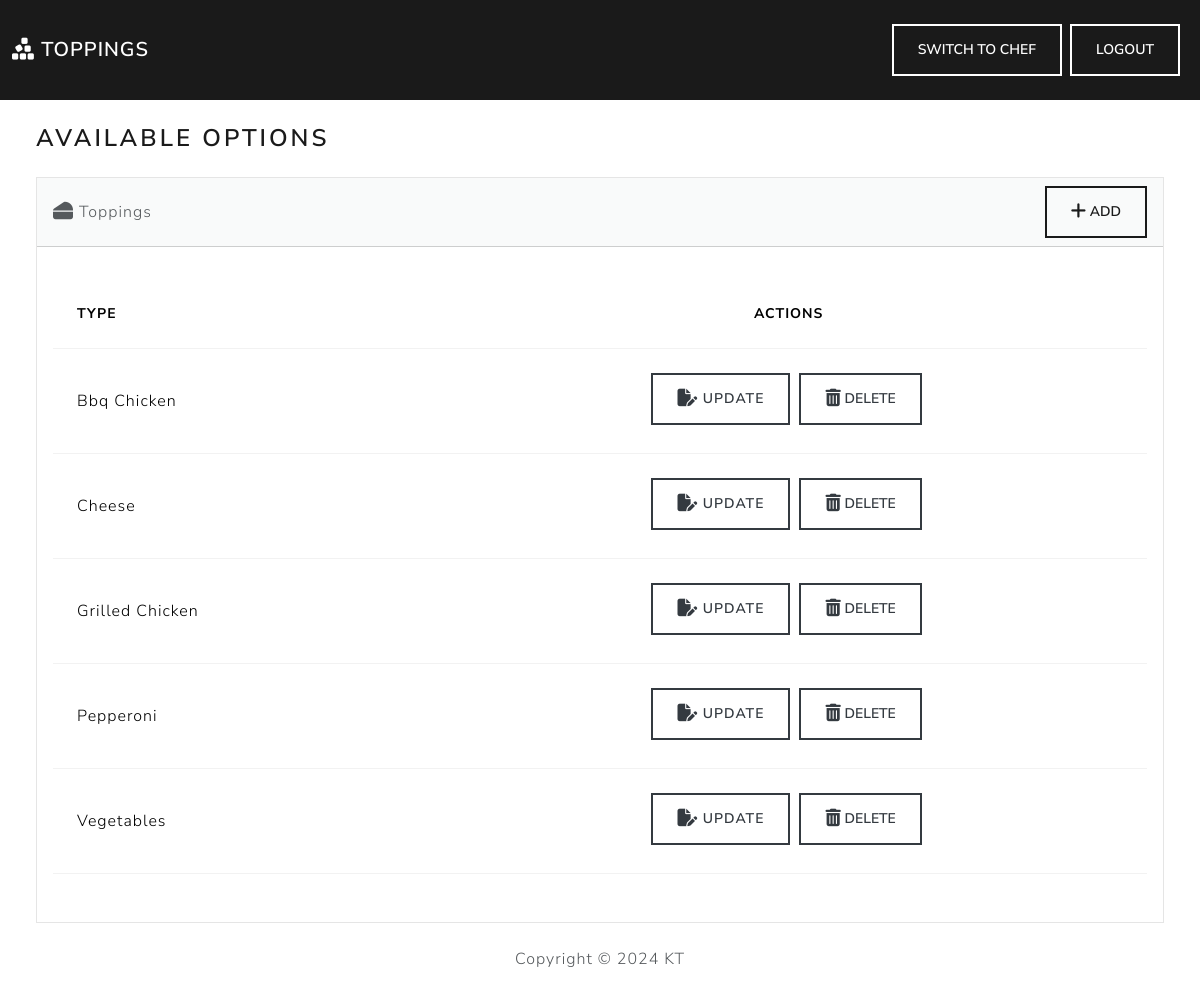
The app's page /toppings/ with its own data.
### pizzas/models.py (models this page shows, shortened)
class Topping(models.Model):
    name = models.CharField(max_length=50, unique=True)

### pizzas/views.py (the view)
# urls.py: path('toppings/', views.manage_toppings, name='manage_toppings'),
def manage_toppings(request):
    return render(request, 'pizzas/toppings.html', {
        'toppings': Topping.objects.all().order_by('name')
    })

### pizzas/templates/pizzas/toppings.html (shortened to what this page needs)
{% extends "pizzas/toppings_base.html" %}
{% block body %}
        <h3 class="m-4">Available Options</h3>
        <div class="row">
            <div class="col-12">
                {% if toppings %}
                <div class="card bg-light ms-4 me-4 mb-4">
                    <div class="card-header d-flex justify-content-between align-items-center">
                      <div>
                        <i class="fa-solid fa-cheese fa-lg"></i> Toppings
                        </div>
                        <div>
                          <a class="nav-link" href="{% url 'add_topping' %}">
                            <button type="button" class="btn btn-outline-primary"> Add</button>
                          </a>
                        </div>
                    </div>
                    <div class="card-body">
                    <p class="card-text">
                        <div class="table-responsive">
                            <table class="table table-hover">
                                <thead>
                                  <tr>
                                    <th scope="col">Type</th>
                                    <th scope="col" style="text-align: center;">Actions</th>
                                  </tr>
                                </thead>
                                <tbody>
                                    {% for topping in toppings %}
                                    <tr id="topping-{{ topping.id }}" style="vertical-align: middle;">
                                      <td>{{ topping.name }}</td>
                                      <td style="text-align: center;">
                                        <div class="d-grid gap-2 d-md-block">
                                        <a class="btn btn-outline-dark me-1 mb-1 mb-1" href="{% url 'update_topping' topping.id %}">
                                             Update
                                          </a>
                                        <button class="btn btn-outline-dark me-1 mb-1" data-bs-toggle="modal" data-bs-target="#delete{{topping.id}}">
                                             Delete
                                        </div>
                                        </td>
                                      </tr>
                                    {% endfor %}
                                </tbody>
                              </table>
                        </div>
                    </p>
                    </div>
                </div>
                {% else %}
                <h5 class="alert alert-primary ms-4 me-4">No Toppings Added</h5>
                {% endif %}
            </div>
        </div>
{% endblock %}

### records on screen
Topping: name "Bbq Chicken"
Topping: name "Cheese"
Topping: name "Grilled Chicken"
Topping: name "Pepperoni"
Topping: name "Vegetables"
